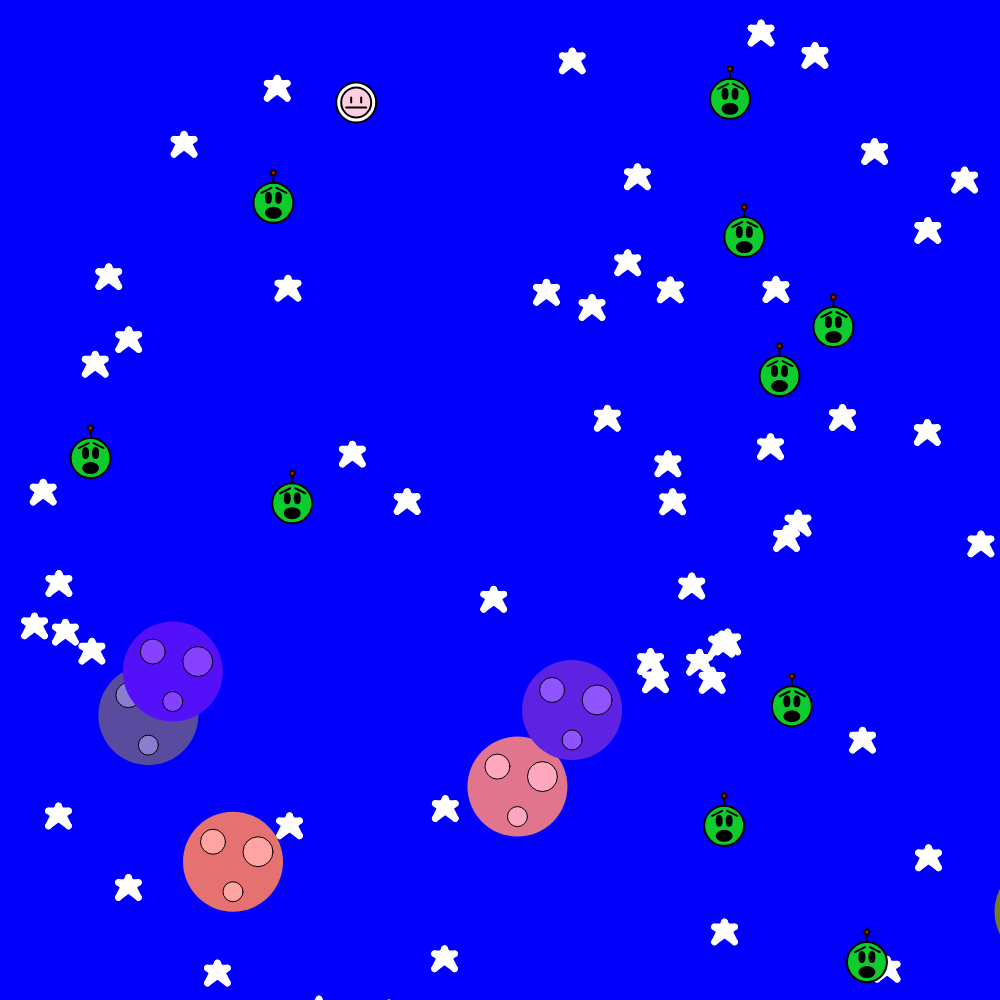
Frame 1 (no input)
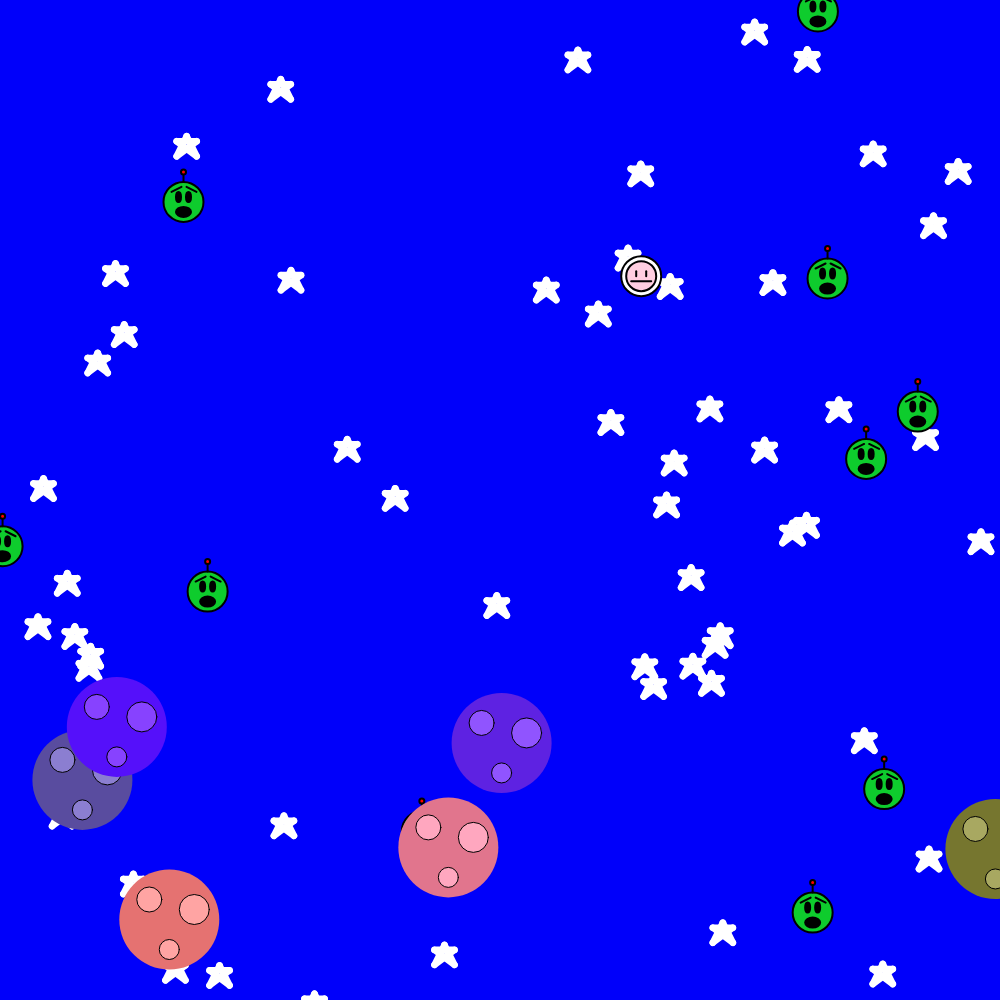
Frame 60 (no input)
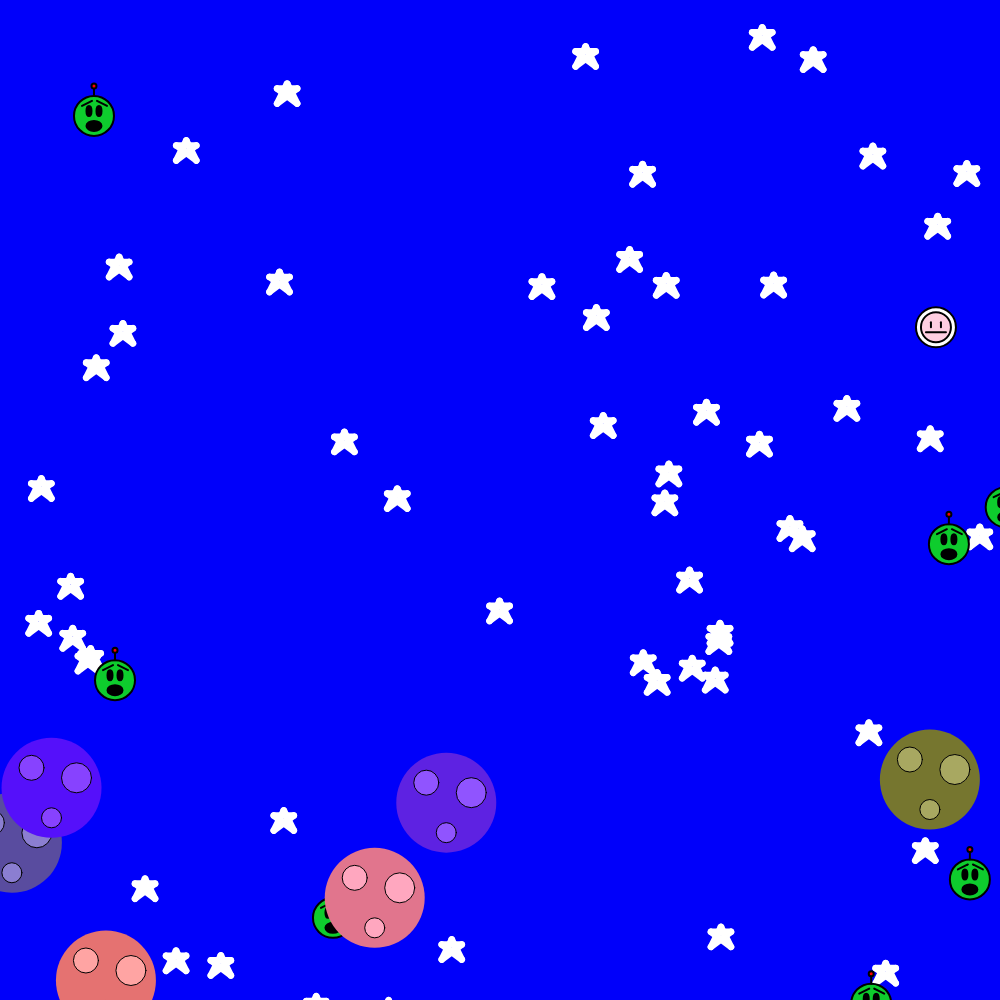
Frame 120 (the mouse pressed at the canvas centre since frame 60)

The p5.js sketch that drew these frames (run headless with seeded random() and noise() and a simulated clock; from frame 60 on, the mouse is pressed at the canvas centre):

// p5.js sketch
// ── sketch.js
var losInternautas = []; // Variable de los aliens
var losNasa = []; // Variable de los Astronautas
var losMilkyWay = []; // Variable de los planetas
var losApolo = []; // Variable de los cohetes
var losEstelares = []; // Variable de las estrellas
var numInternautas = 10; // Numero de aliens
var numAstronautas = 1; // Numero de astronautas
var numPlanetas = 6; // Numero de planetas
var numCohetes = 3; // Numero de cohetes
var numBanderas = 6; // Numero de banderas
var numEstrellas = 60; // Numero de estrellas
var contarZ = 0; // Contador de aliens
var conquistado = false; // Planeta conquistado o no

//Setup de todo
function setup() {
  createCanvas(1000, 1000); // Tamaño del canvas
  //Setup de los aliens
  for (var i = 0; i < numInternautas; i = i + 1) {
    losInternautas[i] = new alien(random(height), random(height));
  }
  //Setup de los astronautas
  for (var z = 0; z < numAstronautas; z = z + 1) {
    losNasa[z] = new astronautas(random(height), random(height));
  }
  //Setup de los planetas
  for (var c = 0; c < numPlanetas; c = c + 1) {
    losMilkyWay[c] = new planetas(random(height), random(height), random(255), random(255), random(255));
  }
  //Setup de los cohetes
  for (var v = 0; v < numCohetes; v = v + 1) {
    losApolo[v] = new cohetes(random(height, height + 100), random(height, height + 100));
  }
  //Setup de las estrellas
    for (var p = 0; p < numEstrellas; p = p + 1) {
    losEstelares[p] = new estrellas(random(height), random(height));
  }
}

function draw() {
background(0, 0, 250); //El fondo azul
  //Dibuja de estrellas y movimientos en el for
    for (var p = 0; p < numEstrellas; p = p + 1) {
        if (random(-1, 300) > 0){
      losEstelares[p].dibujarse();
        }
    losEstelares[p].moverse();
  }
  //Dibuja los astronautas
  for (var z = 0; z < numAstronautas; z = z + 1) {
    losNasa[z].dibujarse();
    if (contarZ >= numInternautas) {
      contarZ = 0; //Contador para cuando se acaban los aliens
    }
    //Movimiento de los astronautas persiguiendo aliens
    for (var v = 0; v < numInternautas; v = v + 1) {
      if (losInternautas[contarZ].miX < losNasa[z].miX) {
        losNasa[z].moverse(1);
      }
      if (losInternautas[contarZ].miX > losNasa[z].miX) {
        losNasa[z].moverse(2);
      }
      if (losInternautas[contarZ].miY < losNasa[z].miY) {
        losNasa[z].moverse(4);
      }
      if (losInternautas[contarZ].miY > losNasa[z].miY) {
        losNasa[z].moverse(3);
      }
      //Contador de los aliens
      if (dist(losNasa[z].miX + 30, losNasa[z].miY + 30, losInternautas[v].miX + 30, losInternautas[v].miY + 30) < 50 && contarZ == v) {
        if (contarZ < numInternautas) {
          contarZ = contarZ + 1;
        }
      }
    }

  }
  //Dibujo de los aliens
  for (var i = 0; i < numInternautas; i = i + 1) {
    losInternautas[i].dibujarse();

    for (var c = 0; c < numAstronautas; c = c + 1) {
      for (var d = 0; d < numPlanetas; d = d + 1) {
        //movimiento de los aliens y re aparición en planetas
        if (losInternautas[i].miX < losNasa[c].miX) {
          losInternautas[i].moverse(1, losMilkyWay[d].miX, losMilkyWay[d].miY);
        }
        if (losInternautas[i].miX > losNasa[c].miX) {
          losInternautas[i].moverse(2, losMilkyWay[d].miX, losMilkyWay[d].miY);
        }
        if (losInternautas[i].miY < losNasa[c].miY) {
          losInternautas[i].moverse(4, losMilkyWay[d].miX, losMilkyWay[d].miY);
        }
        if (losInternautas[i].miY > losNasa[c].miY) {
          losInternautas[i].moverse(3, losMilkyWay[d].miX, losMilkyWay[d].miY);
        }
        //Muerte de los aliens
        if (dist(losNasa[c].miX + 30, losNasa[c].miY + 30, losInternautas[i].miX + 30, losInternautas[i].miY + 30) < 50) {
          losInternautas[i].morirse();
        }
      }
    }
  }
  //Dibujo de los cohetes y movimiento
  for (var b = 0; b < numCohetes; b = b + 1) {
    losApolo[b].dibujarse();
    losApolo[b].moverse();
  }
  //Dibujo de los planetas y movimiento
  for (var x = 0; x < numPlanetas; x = x + 1) {
    losMilkyWay[x].dibujarse();
    losMilkyWay[x].moverse();
    //For que hace que se puedan conquistar
    for (var m = 0; m < numCohetes; m = m + 1) {
      if (dist(losMilkyWay[x].miX + 30, losMilkyWay[x].miY, losApolo[m].miX + 30, losApolo[m].miY) < 50) {
        conquistado = true;
        if (conquistado == true) {
          losMilkyWay[x].conquistarse();
        }
      }
    }
  }

}

//Creación de la función alien
function alien(x, y) {
  //caracteristicas
  this.miX = x; //movimiento en x
  this.miY = y; //movimiento en y
  this.dir = 0; //Dirección
  this.estaViva = true; //Variable si esta viva

  //habilidades
  this.dibujarse = function() {
    //creación del Alien
    //Cabeza alien si esta viva se dibuja
    if (this.estaViva == true) {
      stroke(0);
      strokeWeight(2);
      fill(14, 204, 45); // Color verde
      ellipse(30 + this.miX, 30 + this.miY, 40, 40); // Cabeza
      fill(0);
      ellipse(25 + this.miX, 25 + this.miY, 5, 10); // Ojos
      ellipse(35 + this.miX, 25 + this.miY, 5, 10); // Ojos
      ellipse(30 + this.miX, 40 + this.miY, 15, 10); // Boca
      line(18 + this.miX, 20 + this.miY, 28 + this.miX, 15 + this.miY); // Cejas
      line(33 + this.miX, 15 + this.miY, 43 + this.miX, 20 + this.miY); // Cejas
      line(30 + this.miX, 10 + this.miY, 30 + this.miX, 0 + this.miY); // Antena
      fill(255, 0, 0); // Color rojo
      ellipse(30 + this.miX, 0 + this.miY, 5, 5); // Antena punto
    }

    //Función de movimiento
    this.moverse = function(dir, x, y) {

      this.dir = dir;
      //Movimiento del alien que cada quien evade a un astronauta
      if (this.dir == 1) { //izquierda
        this.miX = this.miX + random(-0.5, 0);
      }
      if (this.dir == 2) { // derecha
        this.miX = this.miX + random(0, 0.5);
      }
      if (this.dir == 3) { //Abajo
        this.miY = this.miY + random(0, 0.5);
      }
      if (this.dir == 4) { //Arriba
        this.miY = this.miY + random(-0.5, 0);
      }

      //Si el alien deja la pantalla aparece detras de un planeta
      if (this.miX < -100) {
        this.miX = x;
        this.miY = y;
      }
      if (this.miX > 1000) {
        this.miX = x;
        this.miY = y;
      }
      if (this.miY < -100) {
        this.miX = x;
        this.miY = y;
      }
      if (this.miY > 1000) {
        this.miX = x;
        this.miY = y;
      }
    }

    //Función de morirse
    this.morirse = function() {
      this.estaViva = false;
    }
  }
}

//Funcion de los astronautas
function astronautas(x, y) {
  this.miX = x; // x astronauta
  this.miY = y; // y astronauta
  //funcion de dibujo de astronauta
  this.dibujarse = function() {
    //creación del astronauta
    stroke(0);
    strokeWeight(2);
    fill(255);
    ellipse(30 + this.miX, 30 + this.miY, 40, 40); // Helmet
    fill(255, 206, 225);
    ellipse(30 + this.miX, 30 + this.miY, 30, 30); //Cara
    strokeWeight(2);
    line(25 + this.miX, 25 + this.miY, 25 + this.miX, 30 + this.miY); // Ojos
    line(35 + this.miX, 25 + this.miY, 35 + this.miX, 30 + this.miY); // Ojos
    line(20 + this.miX, 35 + this.miY, 40 + this.miX, 35 + this.miY); //Boca
  }

  //Funcion de moverse
  this.moverse = function(dir) {
    this.dir = dir;
    if (this.dir == 1) { //izquierda
      this.miX = this.miX + random(-1, 0);
    }
    if (this.dir == 2) { //derecha
      this.miX = this.miX + random(0, 1);
    }
    if (this.dir == 3) { //Abajo
      this.miY = this.miY + random(0, 1);
    }
    if (this.dir == 4) { //Arriba
      this.miY = this.miY + random(-1, 0);
    }
  }
}

//funcion de los planetas con x, y, y su color RGB
function planetas(x, y, r, g, b) {
  this.miX = x; // x de planetas
  this.miY = y; // y de planetas
  //Color de los planetas RGB
  this.colorPlanR = r; //R
  this.colorPlanG = g; //G
  this.colorPlanB = b; //B
  
  //funcion de dibujarse
  this.dibujarse = function() {
    //Planeta color
    fill(this.colorPlanR, this.colorPlanG, this.colorPlanB);
    //creación de planetas
    noStroke();
    //planeta
    ellipse(50 + this.miX, 50 + this.miY, 100, 100);
    //crateres y color
    stroke(0);
    strokeWeight(1);
    fill(this.colorPlanR + 50, this.colorPlanG + 50, this.colorPlanB + 50); //color
    ellipse(30 + this.miX, 30 + this.miY, 25, 25); //cada crater
    ellipse(75 + this.miX, 40 + this.miY, 30, 30); //cada crater
    ellipse(50 + this.miX, 80 + this.miY, 20, 20); //cada crater
  }

  //Funcion de movimiento 
  this.moverse = function() {
    //Movimiento del planeta
    this.miX = this.miX + random(-3, 1);
    //Si se mueve de la mitad a la izq tienda a ir hacia abajo, de lo contrario arriba
    if (this.miX < width / 2) {
      this.miY = this.miY + random(0, 2);
    } else {
      this.miY = this.miY + random(-2, 0);
    }
    //Si se llega al final del recorrido por el lado izq se devuelve al lado derecho aleatoriamente
    if (this.miX < -100) {
      this.miX = random(1000, 1200); //el valor está entre 0 y el width
      this.miY = random(200, height); //el valor está entre 200 y el height
    }
  }
  //Funcion conquistarse creando una bandera
  this.conquistarse = function() {
    //Palo de la bandera
    stroke(0);
    strokeWeight(2);
    line(this.miX + 30, this.miY - 50, this.miX + 30, 70 + this.miY - 50);
    strokeWeight(1);
    //lineas rojas y azules
    fill(255, 0, 0);
    rect(this.miX + 30, this.miY - 50, 30, 5);
    fill(255);
    rect(this.miX + 30, this.miY + 5 - 50, 30, 5);
    fill(255, 0, 0);
    rect(this.miX + 30, this.miY + 10 - 50, 30, 5);
    fill(255);
    rect(this.miX + 30, this.miY + 15 - 50, 30, 5);
    fill(255, 0, 0);
    rect(this.miX + 30, this.miY + 20 - 50, 30, 5);
    //Parte azul de la bandera
    fill(0, 0, 255);
    rect(this.miX + 30, this.miY - 50, 10, 10);
  }
}

//Funcion de los cohetes con x y y
function cohetes(x, y) {
  this.miX = x; // x de los cohetes
  this.miY = y; // y de los cohetes
  
  //Funcion de dibujar cohetes
  this.dibujarse = function() {
    //parte superior del cohete
    fill(255, 0, 0);
    triangle(30 + this.miX, 10 + this.miY, 10 + this.miX, 40 + this.miY, 50 + this.miX, 40 + this.miY);
    //Parte medio del cohete
    fill(255, 224, 193);
    rect(10 + this.miX, 40 + this.miY, 40, 60);
    //Ventana del cohete
    fill(91, 255, 246);
    ellipse(30 + this.miX, 60 + this.miY, 25, 25);
    //Reflejo del cristal
    stroke(255);
    line(30 + this.miX, 55 + this.miY, 35 + this.miX, 60 + this.miY);
    line(31 + this.miX, 51 + this.miY, 38 + this.miX, 58 + this.miY);
    //Parte de abajo
    fill(255, 0, 0);
    stroke(0);
    triangle(10 + this.miX, 70 + this.miY, -10 + this.miX, 100 + this.miY, 10 + this.miX, 100 + this.miY);
    triangle(50 + this.miX, 70 + this.miY, 70 + this.miX, 100 + this.miY, 50 + this.miX, 100 + this.miY);
  }

  //Funcion de mover cohetes
  this.moverse = function() {
    //Movimiento del Cohete hacia arriba y temblando
    this.miX = this.miX + random(-0.5, 0.5);
    this.miY = this.miY + random(-5, 0);

    //Re-aparicion de cohetes
    if (this.miY < -100) {
      this.miX = random(width); //el valor está entre 0 y el width
      this.miY = random(height, height + 300); //el valor está entre la altura y 300 pixeles más
    }
  }
}

//Funcion de estrellas
function estrellas(x, y) {
  this.miX = x; // x de las estrellas
  this.miY = y; // y de las estrellas
  
  //Funcion de dibujarse estrellas
  this.dibujarse = function() {
    //creación de la estrella
    strokeWeight(6.6);
    stroke (255);
    line(30 + this.miX, 20 + this.miY, 40 + this.miX, 40 + this.miY);
    line(40 + this.miX, 40 + this.miY, 20 + this.miX, 25 + this.miY);
    line(20 + this.miX, 25 + this.miY, 40 + this.miX, 25 + this.miY);
    line(40 + this.miX, 25 + this.miY, 20 + this.miX, 40 + this.miY);
    line(20 + this.miX, 40 + this.miY, 30 + this.miX, 20 + this.miY);
  }
  
  //Movimiento de la estrella
  this.moverse = function(){
        this.miX = this.miX + random(-1, 1);
    this.miY = this.miY + random(-1, 1);
  }
}
